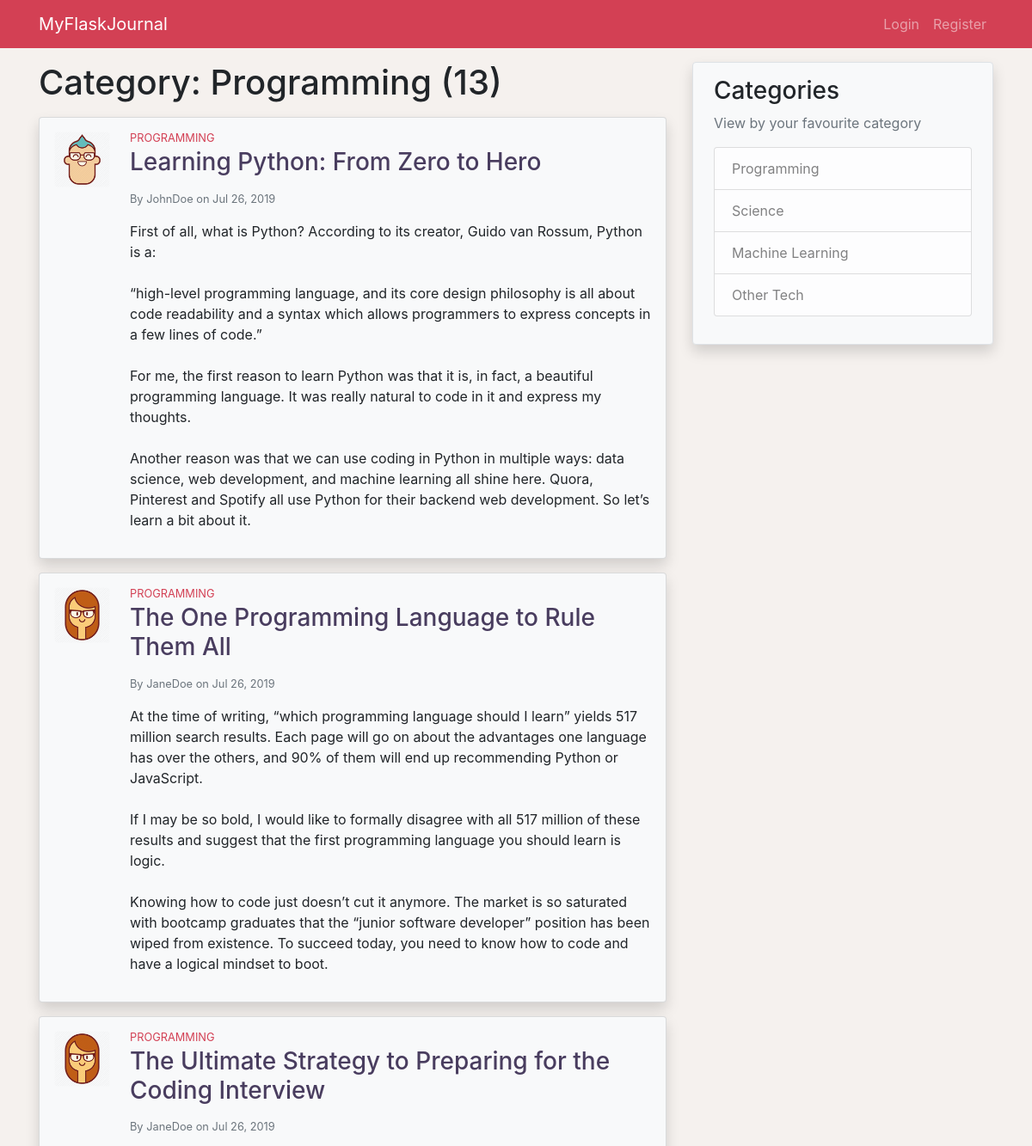
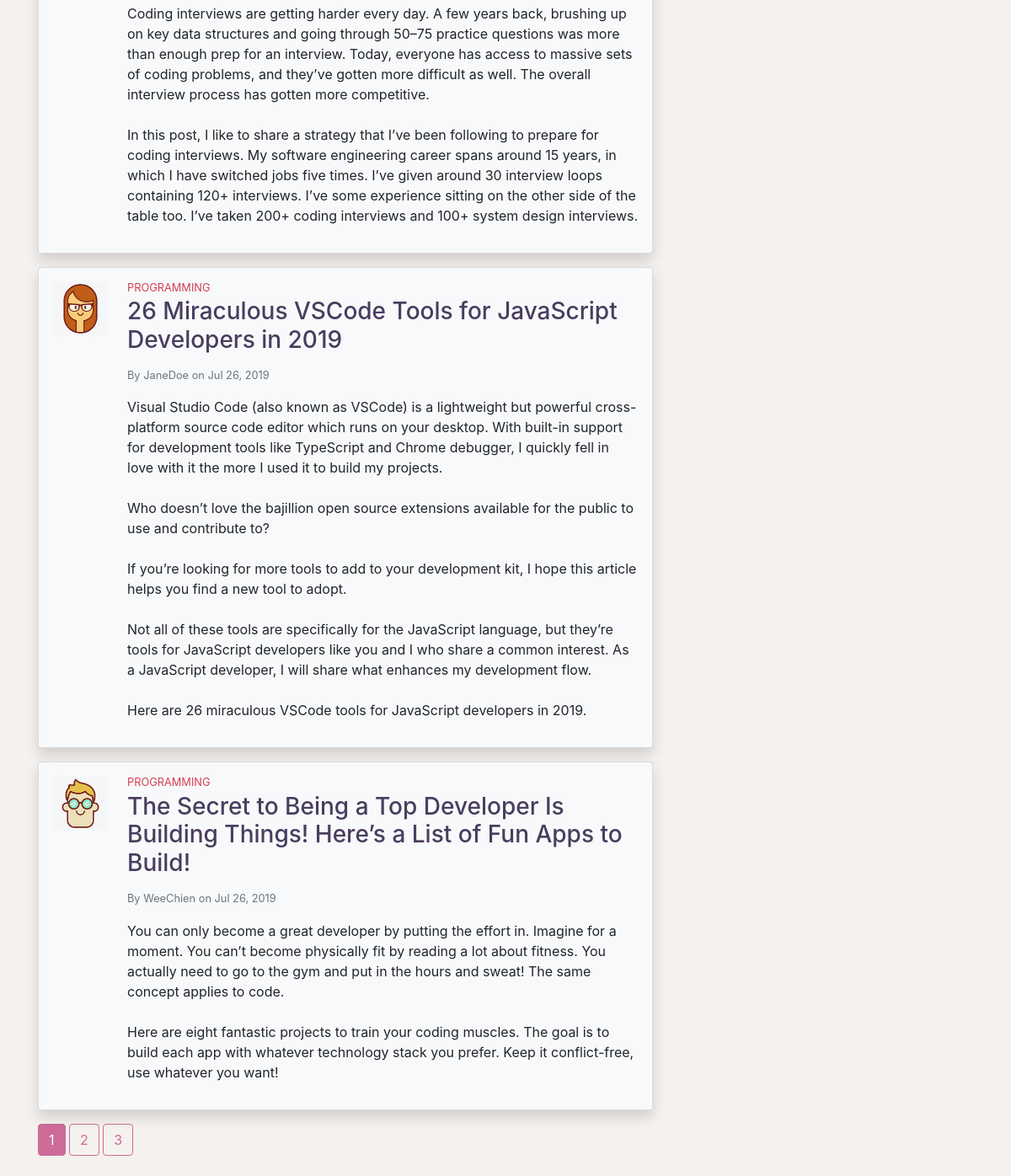
The page /post/Programming on the database its author committed (2 pictures, top to bottom).
### application/models.py (models this page shows, shortened)
class Post(db.Model):
    id = db.Column(db.Integer, primary_key=True)
    title = db.Column(db.String(100), nullable=False)
    date_posted = db.Column(db.DateTime, nullable=False,
                            default=datetime.utcnow)
    content = db.Column(db.Text, nullable=False)
    category = db.Column(db.String(100), nullable=False)
    user_id = db.Column(db.Integer, db.ForeignKey('user.id'), nullable=False)
    def __repr__(self):
        return f"Post('{self.title}', '{self.date_posted}')"

class User(db.Model, UserMixin):
    id = db.Column(db.Integer, primary_key=True)
    username = db.Column(db.String(20), unique=True, nullable=False)
    email = db.Column(db.String(120), unique=True, nullable=False)
    image_file = db.Column(db.String(20), nullable=False,
                           default='default.jpg')
    password = db.Column(db.String(60), nullable=False)
    posts = db.relationship('Post', backref='author', lazy=True)
    def __repr__(self):
        return f"User('{self.username}', '{self.email}', '{self.image_file}')"

### application/posts/routes.py (the view)
@posts.route('/post/<string:category>')
def category_posts(category):
    page = request.args.get('page', 1, type=int)
    posts = Post.query\
        .filter_by(category=category)\
        .order_by(Post.date_posted.desc())\
        .paginate(page=page, per_page=5)
    print('posts', posts.items)
    if not posts.items:
        return render_template('posts/no_post.html', category=category)
    users = [User.query\
        .filter(User.posts.contains(post))
        .all() for post in posts.items]
    print('users', users)
    return render_template('posts/category_posts.html', posts=posts, users=users)

### application/templates/posts/category_posts.html (shortened to what this page needs)
{% extends 'layout.html' %}
{% block content %}
    <h1 class="mb-3">Category: {{ posts.items[0].category }} ({{ posts.total }})</h1>
    {% for post in posts.items %}
        <div class="card mb-3 p-3 shadow bg-light">
            <div class="row">
                <div class="ml-3 mb-3 pr-2">
                    <img src="{{ url_for('static', filename='profile_pics/' + post.author.image_file) }}" class="post-img rounded mx-md-auto d-block">
                </div>
                <div class="col">
                    <h6 class="post-category mb-1 small">
                    </h6>
                    <h3 class="post-title mb-3">
                        <a class="clean-a" href="{{ url_for('posts.post', post_id=post.id) }}">{{ post.title }}</a>
                    </h3>
                    <div class="text-muted small mb-3">
                        By <a class="clean-a" href="{{ url_for('users.user_posts', username=post.author.username) }}">{{ post.author.username }}</a>
                        on {{ post.date_posted.strftime('%b %d, %Y')}}
                    </div>
                    <p class="post-content">{{ post.content }}</p>
                </div>
            </div>
        </div>
    {% endfor %}
    {% for page_num in posts.iter_pages(left_edge=1, right_edge=1, left_current=1, right_current=2) %}
        {% if page_num %}
            {% if page_num == posts.page %}
                <a href="{{ url_for('posts.category_posts', category=posts.items[0].category, page=page_num) }}" class="btn btn-info mb-4">{{ page_num }}</a>
            {% else %}
                <a href="{{ url_for('posts.category_posts', category=posts.items[0].category, page=page_num) }}" class="btn btn-outline-info mb-4">{{ page_num }}</a>
            {% endif %}
        {% else %}
            ...
        {% endif %}
    {% endfor %}
{% endblock %}

### application/static/style.css (style rules this page uses)
body { background-color: #F5F1EE; }
.post-img { height: 65px; width: 65px; }
.post-title { color: #493D5F; }
.post-category { color: #D34054; }
.post-content { white-space: pre-line; }
.clean-a { color: inherit; }
.btn-outline-info { color: #CD6C98; border-color: #CD6C98; }
.btn-info { background-color: #CD6C98; border-color: #CD6C98; }

### rows shown on the page
Post: category "Programming", image_file (picture), category "PROGRAMMING", title "Learning Python: From Zero to Hero", author.username "JohnDoe", date_posted "Jul 26, 2019", content "First of all, what is Python? According to its creator, Guido van Rossum, Python is a: “high-level programming language, and its core design philosophy is all about code readability and a syntax which allows programmers to express concepts in a few lines of code.” For me, the first reason to learn Python was that it is, in fact, a beautiful programming language. It was really natural to code in it and express my thoughts. Another reason was that we can use coding in Python in multiple ways: data science, web development, and machine learning all shine here. Quora, Pinterest and Spotify all use Python for their backend web development. So let’s learn a bit about it."
Post: image_file (picture), category "PROGRAMMING", title "The One Programming Language to Rule Them All", author.username "JaneDoe", date_posted "Jul 26, 2019", content "At the time of writing, “which programming language should I learn” yields 517 million search results. Each page will go on about the advantages one language has over the others, and 90% of them will end up recommending Python or JavaScript. If I may be so bold, I would like to formally disagree with all 517 million of these results and suggest that the first programming language you should learn is logic. Knowing how to code just doesn’t cut it anymore. The market is so saturated with bootcamp graduates that the “junior software developer” position has been wiped from existence. To succeed today, you need to know how to code and have a logical mindset to boot."
Post: image_file (picture), category "PROGRAMMING", title "The Ultimate Strategy to Preparing for the Coding Interview", author.username "JaneDoe", date_posted "Jul 26, 2019", content "Coding interviews are getting harder every day. A few years back, brushing up on key data structures and going through 50–75 practice questions was more than enough prep for an interview. Today, everyone has access to massive sets of coding problems, and they’ve gotten more difficult as well. The overall interview process has gotten more competitive. In this post, I like to share a strategy that I’ve been following to prepare for coding interviews. My software engineering career spans around 15 years, in which I have switched jobs five times. I’ve given around 30 interview loops containing 120+ interviews. I’ve some experience sitting on the other side of the table too. I’ve taken 200+…"
Post: image_file (picture), category "PROGRAMMING", title "26 Miraculous VSCode Tools for JavaScript Developers in 2019", author.username "JaneDoe", date_posted "Jul 26, 2019", content "Visual Studio Code (also known as VSCode) is a lightweight but powerful cross-platform source code editor which runs on your desktop. With built-in support for development tools like TypeScript and Chrome debugger, I quickly fell in love with it the more I used it to build my projects. Who doesn’t love the bajillion open source extensions available for the public to use and contribute to? If you’re looking for more tools to add to your development kit, I hope this article helps you find a new tool to adopt. Not all of these tools are specifically for the JavaScript language, but they’re tools for JavaScript developers like you and I who share a common interest. As a JavaScript developer, I…"
Post: image_file (picture), category "PROGRAMMING", title "The Secret to Being a Top Developer Is Building Things! Here’s a List of Fun Apps to Build!", author.username "WeeChien", date_posted "Jul 26, 2019", content "You can only become a great developer by putting the effort in. Imagine for a moment. You can’t become physically fit by reading a lot about fitness. You actually need to go to the gym and put in the hours and sweat! The same concept applies to code. Here are eight fantastic projects to train your coding muscles. The goal is to build each app with whatever technology stack you prefer. Keep it conflict-free, use whatever you want!"

### other values the page prints
{{ posts.total }} "13"
{{ page_num }} "1"
{{ page_num }} "2" "3"
